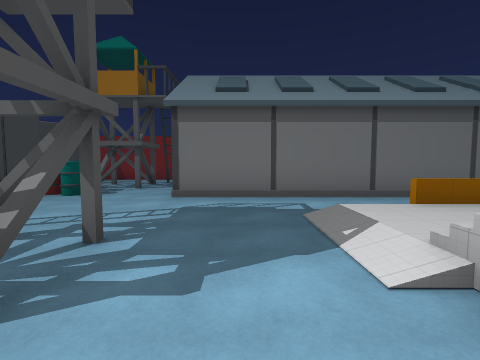
[1] (above)

21 first-person views from a walk through a scene from a Unity 3-D project. The camera is 1.5 m above the floor, tilts 4° down and sees 85° across. The floor is counted in squares, 2 m on a side. Each view is taken from the middle of a square. On the plan, view 1 faces up. The plan holds only what a view shows up to about 9 squares ahead; the rest is blank. The place goes on beyond the plan. Some surface patterns are stand-ins.

[2]
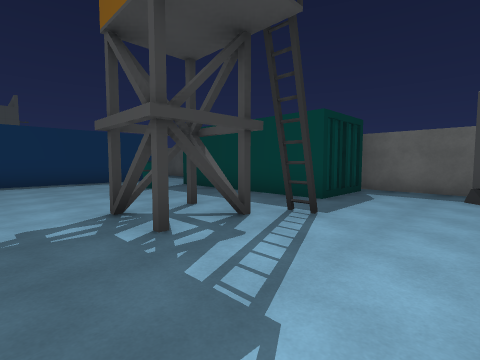

[3]
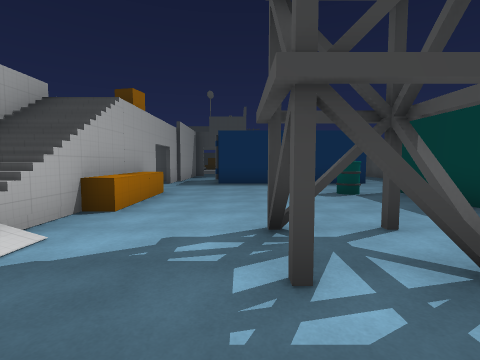

[4]
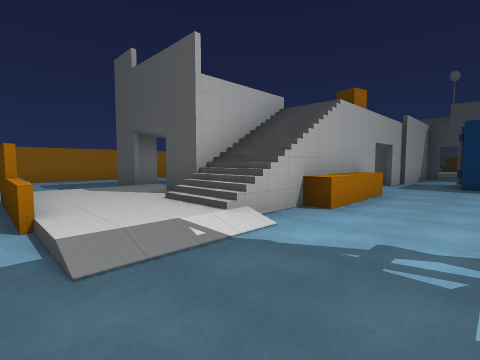

[5]
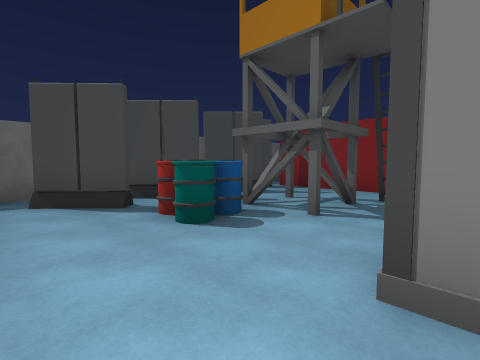

[6]
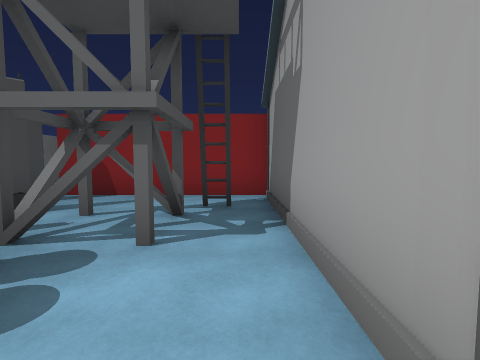

[7]
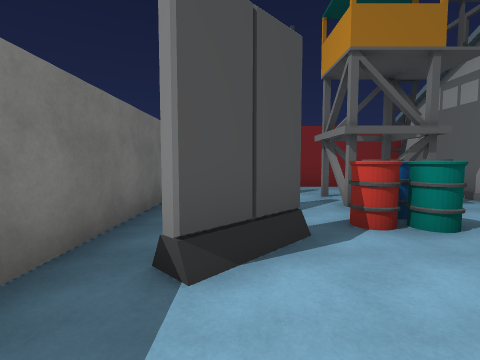

[8]
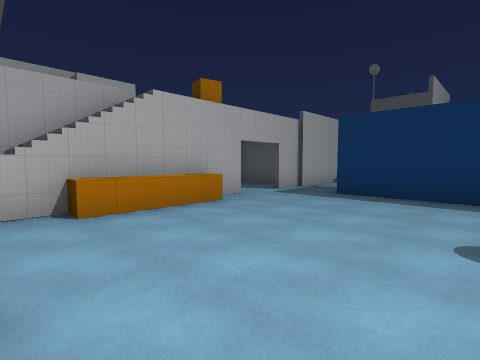

[9]
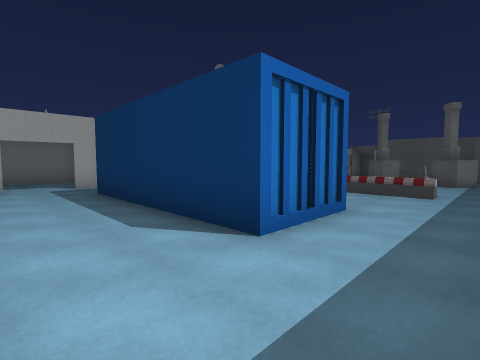

[10]
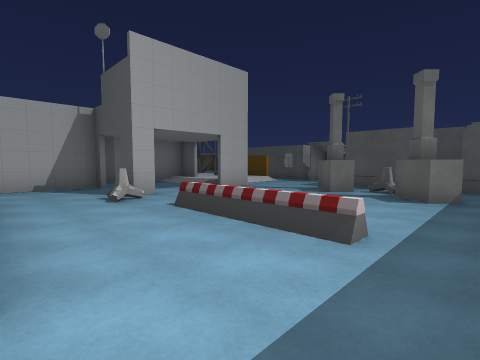

[11]
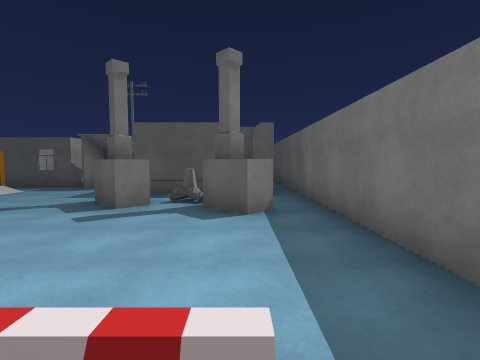

[12]
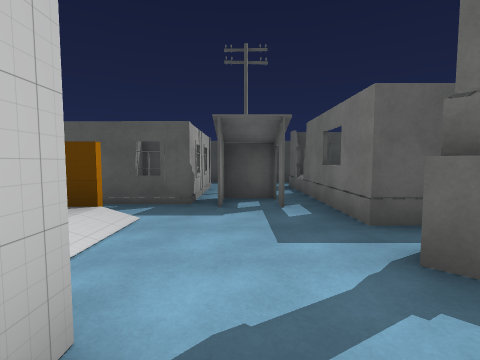

[13]
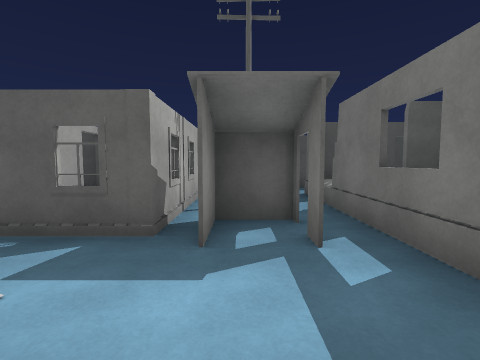

[14]
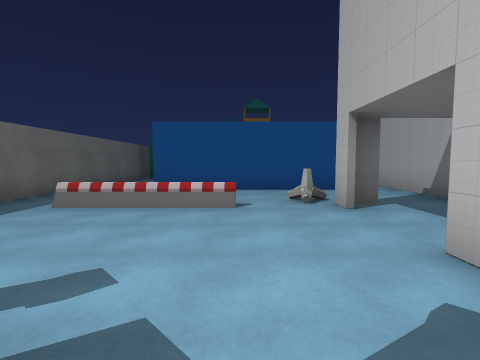

[15]
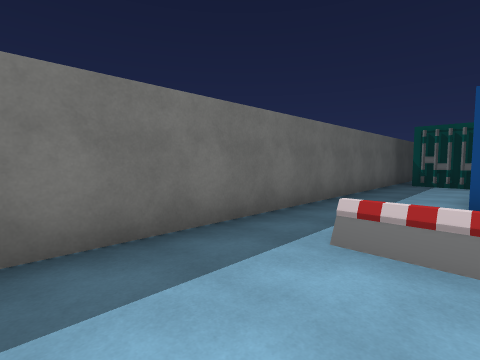

[16]
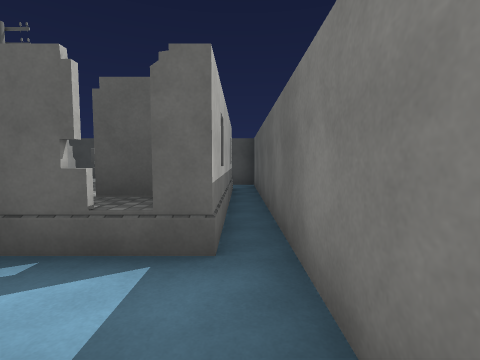

[17]
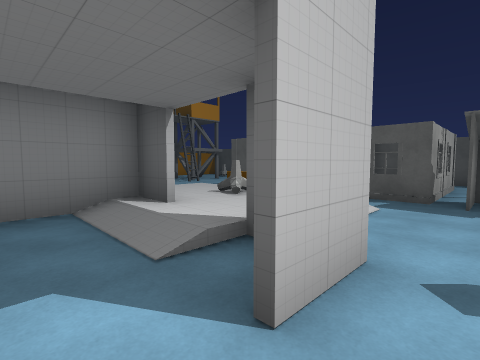

[18]
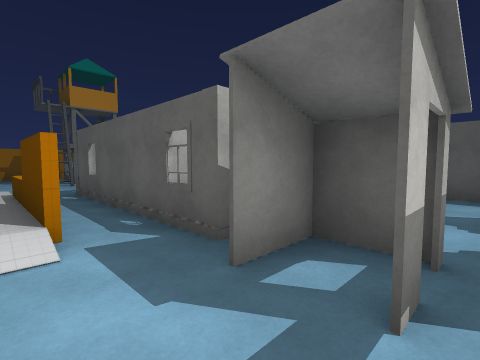

[19]
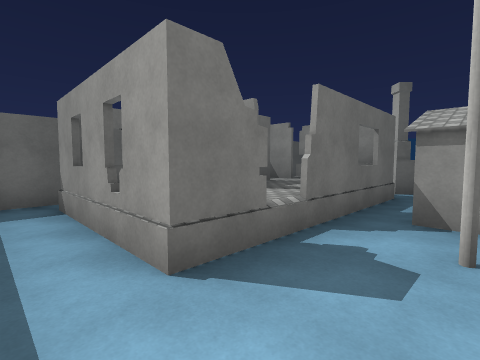

[20]
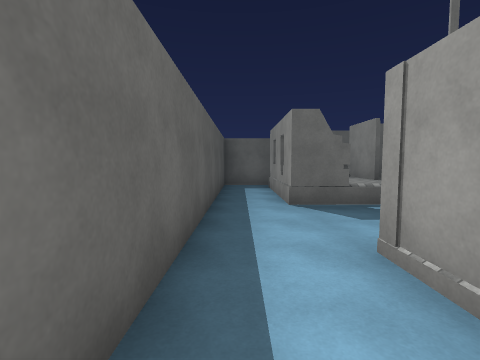

[21]
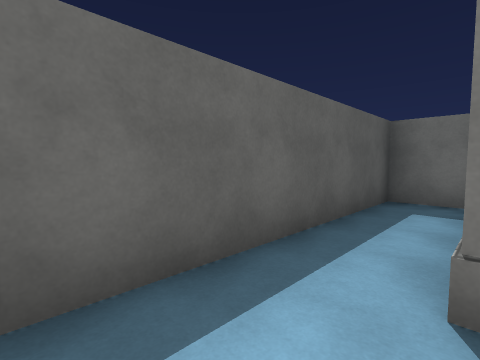

### Floor plan
Key: @ floor where view 1 was taken; # wall or solid block; . main floor; : floor 0.25 m higher than the main floor; / step, stairs or slope; = window, fence, low wall or low ledge; O other object.
Columns run from 8 left of view 1 to 11 right of it. Each row starts with its distance up from view 1.
 11   ######
 10  OO....#
  9  OOO...#
  8 #.O.OO.#
  7 #.O.O..#
  6 #...O..#######
  5 #.O.........       O
  4 #...........##     O
  3 #....O.../:::: ..O.O
  2 ###O.OOO.///:: ... O
  1   ##..O.../#::##.
  0    #....@O/#
 -1    #.....O/=
 -2 ####.O...O.
 -3 #........#.
 -4 #...........#
 -5 #..#####.#..#
 -6 #..## ##.####
 -7 #..##O##.#
 -8 #........#
 -9 #.....O#.#
-10 #.OOOO.....
-11 #.........=
-12 #......#//#
-13 #.OOO..#/:#
-14 #..OO...::::
-15 #.OOO...##O:/ ..
-16 #.OOO............
-17 #.OOO.OOOOOOO.O.O
-18 #.OOO..O O     O
-19 #.O O.OO O
-20 #.OOO..OOO
-21 #.........
-22 #########

Where each view was taken, in squares from view 1:
view 1: 0 up, 0 right, facing up
view 2: 5 up, 0 right, facing down-left
view 3: 4 up, 1 left, facing down
view 4: 4 up, 1 left, facing down-right
view 5: 4 up, 1 left, facing up-left
view 6: 5 up, 2 left, facing up
view 7: 3 up, 6 left, facing up
view 8: 1 up, 3 left, facing down-right
view 9: 3 down, 7 left, facing down-right
view 10: 7 down, 7 left, facing down-right
view 11: 9 down, 6 left, facing down
view 12: 12 down, 2 left, facing down
view 13: 14 down, 2 left, facing down
view 14: 14 down, 3 left, facing up
view 15: 12 down, 5 left, facing up-left
view 16: 13 down, 7 left, facing down
view 17: 11 down, 2 left, facing down-right
view 18: 15 down, 3 left, facing down-right
view 19: 21 down, 2 left, facing up-left
view 20: 21 down, 1 right, facing left
view 21: 20 down, 2 left, facing down-left
